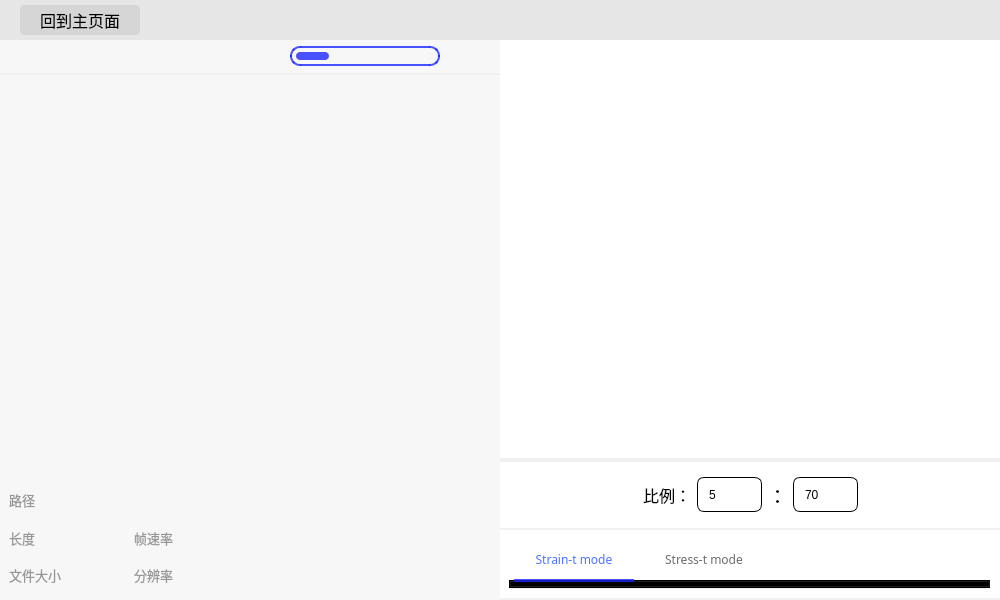
<?xml version="1.0" encoding="UTF-8"?>
<ui version="4.0">
 <class>video_process_page</class>
 <widget class="QMainWindow" name="video_process_page">
  <property name="geometry">
   <rect>
    <x>0</x>
    <y>0</y>
    <width>1000</width>
    <height>600</height>
   </rect>
  </property>
  <property name="sizePolicy">
   <sizepolicy hsizetype="Preferred" vsizetype="Preferred">
    <horstretch>0</horstretch>
    <verstretch>0</verstretch>
   </sizepolicy>
  </property>
  <property name="minimumSize">
   <size>
    <width>750</width>
    <height>500</height>
   </size>
  </property>
  <property name="windowTitle">
   <string>video_process_page</string>
  </property>
  <property name="styleSheet">
   <string notr="true"/>
  </property>
  <widget class="QWidget" name="central_widget">
   <property name="sizePolicy">
    <sizepolicy hsizetype="Expanding" vsizetype="Expanding">
     <horstretch>1</horstretch>
     <verstretch>1</verstretch>
    </sizepolicy>
   </property>
   <property name="minimumSize">
    <size>
     <width>0</width>
     <height>0</height>
    </size>
   </property>
   <property name="styleSheet">
    <string notr="true">#central_widget{
background-color: transparent;
}</string>
   </property>
   <layout class="QGridLayout" name="gridLayout">
    <property name="leftMargin">
     <number>0</number>
    </property>
    <property name="topMargin">
     <number>0</number>
    </property>
    <property name="rightMargin">
     <number>0</number>
    </property>
    <property name="bottomMargin">
     <number>0</number>
    </property>
    <property name="spacing">
     <number>0</number>
    </property>
    <item row="0" column="0">
     <widget class="QFrame" name="header">
      <property name="enabled">
       <bool>true</bool>
      </property>
      <property name="sizePolicy">
       <sizepolicy hsizetype="Preferred" vsizetype="Fixed">
        <horstretch>0</horstretch>
        <verstretch>0</verstretch>
       </sizepolicy>
      </property>
      <property name="minimumSize">
       <size>
        <width>0</width>
        <height>40</height>
       </size>
      </property>
      <property name="maximumSize">
       <size>
        <width>16777215</width>
        <height>40</height>
       </size>
      </property>
      <property name="styleSheet">
       <string notr="true">#header {
background-color:rgb(230, 230, 230);
}
</string>
      </property>
      <layout class="QHBoxLayout" name="horizontalLayout_2">
       <property name="spacing">
        <number>0</number>
       </property>
       <property name="sizeConstraint">
        <enum>QLayout::SizeConstraint::SetDefaultConstraint</enum>
       </property>
       <property name="leftMargin">
        <number>0</number>
       </property>
       <property name="topMargin">
        <number>0</number>
       </property>
       <property name="rightMargin">
        <number>0</number>
       </property>
       <property name="bottomMargin">
        <number>0</number>
       </property>
       <item>
        <spacer name="horizontalSpacer_2">
         <property name="orientation">
          <enum>Qt::Orientation::Horizontal</enum>
         </property>
         <property name="sizeType">
          <enum>QSizePolicy::Policy::Fixed</enum>
         </property>
         <property name="sizeHint" stdset="0">
          <size>
           <width>20</width>
           <height>20</height>
          </size>
         </property>
        </spacer>
       </item>
       <item>
        <widget class="QPushButton" name="return_botton">
         <property name="sizePolicy">
          <sizepolicy hsizetype="Fixed" vsizetype="Fixed">
           <horstretch>0</horstretch>
           <verstretch>0</verstretch>
          </sizepolicy>
         </property>
         <property name="minimumSize">
          <size>
           <width>120</width>
           <height>30</height>
          </size>
         </property>
         <property name="font">
          <font>
           <family>黑体</family>
           <pointsize>12</pointsize>
           <bold>false</bold>
          </font>
         </property>
         <property name="styleSheet">
          <string notr="true">#return_botton{
background-color:rgba(205, 205, 205,170);  
border-radius: 4px;
color:black;
}
 #return_botton:hover {
    background-color:rgba(215,215, 215,150) ;  /* 鼠标悬停时按钮的背景色 */
	border-radius: 4px;
    font-weight:2px;
}
#return_botton:selected{
    background-color: #45a049; /* 点击时背景颜色稍微变暗 */
    transform: scale(0.95); /* 按钮点击时稍微缩小，模拟按下的效果 */
}</string>
         </property>
         <property name="text">
          <string>回到主页面</string>
         </property>
         <property name="icon">
          <iconset>
           <normaloff>icon/home_blue.png</normaloff>icon/home_blue.png</iconset>
         </property>
         <property name="autoDefault">
          <bool>false</bool>
         </property>
        </widget>
       </item>
       <item>
        <spacer name="horizontalSpacer">
         <property name="orientation">
          <enum>Qt::Orientation::Horizontal</enum>
         </property>
         <property name="sizeHint" stdset="0">
          <size>
           <width>40</width>
           <height>20</height>
          </size>
         </property>
        </spacer>
       </item>
       <item>
        <widget class="QPushButton" name="min_botton">
         <property name="sizePolicy">
          <sizepolicy hsizetype="Fixed" vsizetype="Fixed">
           <horstretch>0</horstretch>
           <verstretch>0</verstretch>
          </sizepolicy>
         </property>
         <property name="minimumSize">
          <size>
           <width>33</width>
           <height>30</height>
          </size>
         </property>
         <property name="maximumSize">
          <size>
           <width>33</width>
           <height>30</height>
          </size>
         </property>
         <property name="styleSheet">
          <string notr="true">QPushButton{border:  none;}
QPushButton:hover {
background-color:rgba(175,175,175,150) ;  /* 鼠标悬停时按钮的背景色 */
border-radius:3px;
}</string>
         </property>
         <property name="text">
          <string/>
         </property>
         <property name="icon">
          <iconset theme="QIcon::ThemeIcon::ListRemove"/>
         </property>
         <property name="iconSize">
          <size>
           <width>50</width>
           <height>20</height>
          </size>
         </property>
        </widget>
       </item>
       <item>
        <widget class="QPushButton" name="max_botton">
         <property name="sizePolicy">
          <sizepolicy hsizetype="Fixed" vsizetype="Fixed">
           <horstretch>0</horstretch>
           <verstretch>0</verstretch>
          </sizepolicy>
         </property>
         <property name="minimumSize">
          <size>
           <width>33</width>
           <height>30</height>
          </size>
         </property>
         <property name="maximumSize">
          <size>
           <width>33</width>
           <height>30</height>
          </size>
         </property>
         <property name="mouseTracking">
          <bool>true</bool>
         </property>
         <property name="styleSheet">
          <string notr="true">QPushButton{border:  none;}
QPushButton:hover {
background-color:rgba(175,175,175,150) ;  /* 鼠标悬停时按钮的背景色 */
border-radius:3px;
}</string>
         </property>
         <property name="text">
          <string/>
         </property>
         <property name="icon">
          <iconset>
           <normaloff>icon/max.png</normaloff>icon/max.png</iconset>
         </property>
         <property name="iconSize">
          <size>
           <width>22</width>
           <height>22</height>
          </size>
         </property>
        </widget>
       </item>
       <item>
        <widget class="QPushButton" name="close_botton">
         <property name="sizePolicy">
          <sizepolicy hsizetype="Fixed" vsizetype="Fixed">
           <horstretch>0</horstretch>
           <verstretch>0</verstretch>
          </sizepolicy>
         </property>
         <property name="minimumSize">
          <size>
           <width>25</width>
           <height>25</height>
          </size>
         </property>
         <property name="maximumSize">
          <size>
           <width>25</width>
           <height>25</height>
          </size>
         </property>
         <property name="mouseTracking">
          <bool>true</bool>
         </property>
         <property name="styleSheet">
          <string notr="true">QPushButton{border:  none;}
QPushButton:hover {
background-color:rgba(255,0,0,200) ;  /* 鼠标悬停时按钮的背景色 */
border-radius:3px;
}</string>
         </property>
         <property name="text">
          <string/>
         </property>
         <property name="icon">
          <iconset theme="QIcon::ThemeIcon::EditClear"/>
         </property>
         <property name="iconSize">
          <size>
           <width>18</width>
           <height>18</height>
          </size>
         </property>
        </widget>
       </item>
       <item>
        <spacer name="horizontalSpacer_4">
         <property name="orientation">
          <enum>Qt::Orientation::Horizontal</enum>
         </property>
         <property name="sizeType">
          <enum>QSizePolicy::Policy::Fixed</enum>
         </property>
         <property name="sizeHint" stdset="0">
          <size>
           <width>5</width>
           <height>20</height>
          </size>
         </property>
        </spacer>
       </item>
      </layout>
     </widget>
    </item>
    <item row="1" column="0">
     <widget class="QFrame" name="main_page">
      <property name="styleSheet">
       <string notr="true"/>
      </property>
      <layout class="QHBoxLayout" name="horizontalLayout_4" stretch="0,0">
       <property name="spacing">
        <number>0</number>
       </property>
       <property name="leftMargin">
        <number>0</number>
       </property>
       <property name="topMargin">
        <number>0</number>
       </property>
       <property name="rightMargin">
        <number>0</number>
       </property>
       <property name="bottomMargin">
        <number>0</number>
       </property>
       <item>
        <widget class="QFrame" name="video_frame">
         <property name="sizePolicy">
          <sizepolicy hsizetype="Expanding" vsizetype="Preferred">
           <horstretch>1</horstretch>
           <verstretch>0</verstretch>
          </sizepolicy>
         </property>
         <property name="minimumSize">
          <size>
           <width>250</width>
           <height>0</height>
          </size>
         </property>
         <property name="styleSheet">
          <string notr="true">#video_frame{
background-color:rgb(247, 247, 247);
}</string>
         </property>
         <layout class="QVBoxLayout" name="verticalLayout_2">
          <property name="spacing">
           <number>0</number>
          </property>
          <property name="leftMargin">
           <number>0</number>
          </property>
          <property name="topMargin">
           <number>0</number>
          </property>
          <property name="rightMargin">
           <number>0</number>
          </property>
          <property name="bottomMargin">
           <number>0</number>
          </property>
          <item>
           <widget class="QFrame" name="bar_frame">
            <property name="sizePolicy">
             <sizepolicy hsizetype="Preferred" vsizetype="Fixed">
              <horstretch>0</horstretch>
              <verstretch>0</verstretch>
             </sizepolicy>
            </property>
            <property name="minimumSize">
             <size>
              <width>0</width>
              <height>35</height>
             </size>
            </property>
            <property name="styleSheet">
             <string notr="true">QFrame {
border: 2px solid rgb(240, 240, 240); 
border-top:transparent;
border-left:transparent;
border-right:transparent;
}</string>
            </property>
            <layout class="QHBoxLayout" name="horizontalLayout">
             <property name="spacing">
              <number>0</number>
             </property>
             <property name="leftMargin">
              <number>0</number>
             </property>
             <property name="topMargin">
              <number>0</number>
             </property>
             <property name="rightMargin">
              <number>0</number>
             </property>
             <property name="bottomMargin">
              <number>0</number>
             </property>
             <item>
              <spacer name="horizontalSpacer_3">
               <property name="orientation">
                <enum>Qt::Orientation::Horizontal</enum>
               </property>
               <property name="sizeHint" stdset="0">
                <size>
                 <width>40</width>
                 <height>20</height>
                </size>
               </property>
              </spacer>
             </item>
             <item>
              <widget class="QProgressBar" name="process_bar">
               <property name="sizePolicy">
                <sizepolicy hsizetype="Fixed" vsizetype="Fixed">
                 <horstretch>0</horstretch>
                 <verstretch>0</verstretch>
                </sizepolicy>
               </property>
               <property name="minimumSize">
                <size>
                 <width>150</width>
                 <height>0</height>
                </size>
               </property>
               <property name="maximumSize">
                <size>
                 <width>16777215</width>
                 <height>20</height>
                </size>
               </property>
               <property name="styleSheet">
                <string notr="true">QProgressBar {
    background-color:transparent; /* 背景颜色 */
    border: 2px  solid; /* 边框 */
	border-color: rgba(24, 36, 255,200);
    border-radius: 10px; /* 圆角 */
	padding:4px;
}

QProgressBar::chunk {
    background-color: rgba(24, 36, 255,200); /* 填充进度条的颜色 */
    border-radius: 8px; /* 填充部分的圆角 */
    border-radius: 4px; /* 圆角 */
}</string>
               </property>
               <property name="value">
                <number>24</number>
               </property>
               <property name="textVisible">
                <bool>false</bool>
               </property>
              </widget>
             </item>
             <item>
              <widget class="QPushButton" name="start_btn">
               <property name="sizePolicy">
                <sizepolicy hsizetype="Fixed" vsizetype="Fixed">
                 <horstretch>0</horstretch>
                 <verstretch>0</verstretch>
                </sizepolicy>
               </property>
               <property name="minimumSize">
                <size>
                 <width>30</width>
                 <height>30</height>
                </size>
               </property>
               <property name="maximumSize">
                <size>
                 <width>30</width>
                 <height>30</height>
                </size>
               </property>
               <property name="text">
                <string/>
               </property>
               <property name="icon">
                <iconset>
                 <normaloff>icon/start.png</normaloff>icon/start.png</iconset>
               </property>
               <property name="iconSize">
                <size>
                 <width>18</width>
                 <height>18</height>
                </size>
               </property>
               <property name="flat">
                <bool>true</bool>
               </property>
              </widget>
             </item>
             <item>
              <widget class="QPushButton" name="restart_btn">
               <property name="sizePolicy">
                <sizepolicy hsizetype="Fixed" vsizetype="Fixed">
                 <horstretch>0</horstretch>
                 <verstretch>0</verstretch>
                </sizepolicy>
               </property>
               <property name="minimumSize">
                <size>
                 <width>30</width>
                 <height>30</height>
                </size>
               </property>
               <property name="maximumSize">
                <size>
                 <width>30</width>
                 <height>30</height>
                </size>
               </property>
               <property name="text">
                <string/>
               </property>
               <property name="icon">
                <iconset>
                 <normaloff>icon/restart.png</normaloff>icon/restart.png</iconset>
               </property>
               <property name="iconSize">
                <size>
                 <width>20</width>
                 <height>20</height>
                </size>
               </property>
               <property name="flat">
                <bool>true</bool>
               </property>
              </widget>
             </item>
            </layout>
           </widget>
          </item>
          <item>
           <spacer name="verticalSpacer_2">
            <property name="orientation">
             <enum>Qt::Orientation::Vertical</enum>
            </property>
            <property name="sizeType">
             <enum>QSizePolicy::Policy::Fixed</enum>
            </property>
            <property name="sizeHint" stdset="0">
             <size>
              <width>10</width>
              <height>50</height>
             </size>
            </property>
           </spacer>
          </item>
          <item>
           <widget class="QWidget" name="video_widget" native="true">
            <property name="sizePolicy">
             <sizepolicy hsizetype="Fixed" vsizetype="Fixed">
              <horstretch>2</horstretch>
              <verstretch>2</verstretch>
             </sizepolicy>
            </property>
            <property name="minimumSize">
             <size>
              <width>500</width>
              <height>350</height>
             </size>
            </property>
           </widget>
          </item>
          <item>
           <widget class="QFrame" name="video_info_frame">
            <property name="sizePolicy">
             <sizepolicy hsizetype="Preferred" vsizetype="Expanding">
              <horstretch>0</horstretch>
              <verstretch>1</verstretch>
             </sizepolicy>
            </property>
            <property name="minimumSize">
             <size>
              <width>0</width>
              <height>50</height>
             </size>
            </property>
            <property name="font">
             <font>
              <family>MS Gothic</family>
             </font>
            </property>
            <property name="styleSheet">
             <string notr="true">QFrame{
Background-color:transparent;
border: none;
}
QLabel{
color:rgb(150, 150, 150);}</string>
            </property>
            <property name="frameShape">
             <enum>QFrame::Shape::StyledPanel</enum>
            </property>
            <property name="frameShadow">
             <enum>QFrame::Shadow::Raised</enum>
            </property>
            <layout class="QGridLayout" name="gridLayout_2">
             <item row="2" column="0">
              <widget class="QLabel" name="label_video_dile_size">
               <property name="font">
                <font>
                 <family>黑体</family>
                 <pointsize>10</pointsize>
                </font>
               </property>
               <property name="text">
                <string>文件大小</string>
               </property>
              </widget>
             </item>
             <item row="2" column="1">
              <widget class="QLabel" name="label_video_size">
               <property name="font">
                <font>
                 <family>黑体</family>
                 <pointsize>10</pointsize>
                </font>
               </property>
               <property name="text">
                <string>分辨率</string>
               </property>
              </widget>
             </item>
             <item row="1" column="0">
              <widget class="QLabel" name="label_video_length">
               <property name="sizePolicy">
                <sizepolicy hsizetype="Expanding" vsizetype="Preferred">
                 <horstretch>1</horstretch>
                 <verstretch>0</verstretch>
                </sizepolicy>
               </property>
               <property name="font">
                <font>
                 <family>黑体</family>
                 <pointsize>10</pointsize>
                </font>
               </property>
               <property name="text">
                <string>长度</string>
               </property>
              </widget>
             </item>
             <item row="1" column="1">
              <widget class="QLabel" name="label_video_frame_rate">
               <property name="sizePolicy">
                <sizepolicy hsizetype="Expanding" vsizetype="Preferred">
                 <horstretch>3</horstretch>
                 <verstretch>0</verstretch>
                </sizepolicy>
               </property>
               <property name="minimumSize">
                <size>
                 <width>0</width>
                 <height>0</height>
                </size>
               </property>
               <property name="font">
                <font>
                 <family>黑体</family>
                 <pointsize>10</pointsize>
                </font>
               </property>
               <property name="text">
                <string>帧速率</string>
               </property>
              </widget>
             </item>
             <item row="0" column="0" colspan="2">
              <widget class="QLabel" name="label_video_path">
               <property name="sizePolicy">
                <sizepolicy hsizetype="Expanding" vsizetype="Preferred">
                 <horstretch>1</horstretch>
                 <verstretch>0</verstretch>
                </sizepolicy>
               </property>
               <property name="font">
                <font>
                 <family>黑体</family>
                 <pointsize>10</pointsize>
                </font>
               </property>
               <property name="text">
                <string>路径</string>
               </property>
              </widget>
             </item>
            </layout>
           </widget>
          </item>
         </layout>
        </widget>
       </item>
       <item>
        <widget class="QFrame" name="mode_chose_frame">
         <property name="sizePolicy">
          <sizepolicy hsizetype="Expanding" vsizetype="Preferred">
           <horstretch>1</horstretch>
           <verstretch>0</verstretch>
          </sizepolicy>
         </property>
         <property name="styleSheet">
          <string notr="true"/>
         </property>
         <layout class="QVBoxLayout" name="verticalLayout">
          <property name="spacing">
           <number>0</number>
          </property>
          <property name="leftMargin">
           <number>0</number>
          </property>
          <property name="topMargin">
           <number>0</number>
          </property>
          <property name="rightMargin">
           <number>0</number>
          </property>
          <property name="bottomMargin">
           <number>0</number>
          </property>
          <item>
           <widget class="QFrame" name="graph_frame">
            <property name="sizePolicy">
             <sizepolicy hsizetype="Preferred" vsizetype="Expanding">
              <horstretch>0</horstretch>
              <verstretch>6</verstretch>
             </sizepolicy>
            </property>
            <property name="styleSheet">
             <string notr="true">#graph_frame{
background-color:rgb(255, 255, 255);
border: 2px solid rgb(240, 240, 240); 
border-top:transparent;
border-left:transparent;
border-right:transparent;
}</string>
            </property>
           </widget>
          </item>
          <item>
           <widget class="QFrame" name="input_frame">
            <property name="sizePolicy">
             <sizepolicy hsizetype="Preferred" vsizetype="Expanding">
              <horstretch>0</horstretch>
              <verstretch>1</verstretch>
             </sizepolicy>
            </property>
            <property name="styleSheet">
             <string notr="true">#input_frame{
background-color:rgb(255, 255, 255);
border: 2px solid rgb(240, 240, 240); 
border-left:transparent;
border-right:transparent;
}</string>
            </property>
            <layout class="QHBoxLayout" name="horizontalLayout_3">
             <item>
              <spacer name="horizontalSpacer_5">
               <property name="orientation">
                <enum>Qt::Orientation::Horizontal</enum>
               </property>
               <property name="sizeHint" stdset="0">
                <size>
                 <width>40</width>
                 <height>20</height>
                </size>
               </property>
              </spacer>
             </item>
             <item>
              <widget class="QLabel" name="label">
               <property name="font">
                <font>
                 <family>黑体</family>
                 <pointsize>12</pointsize>
                </font>
               </property>
               <property name="text">
                <string>比例：</string>
               </property>
              </widget>
             </item>
             <item>
              <widget class="QFrame" name="leftframe">
               <property name="sizePolicy">
                <sizepolicy hsizetype="Preferred" vsizetype="Fixed">
                 <horstretch>0</horstretch>
                 <verstretch>0</verstretch>
                </sizepolicy>
               </property>
               <property name="minimumSize">
                <size>
                 <width>0</width>
                 <height>35</height>
                </size>
               </property>
               <property name="maximumSize">
                <size>
                 <width>16777215</width>
                 <height>35</height>
                </size>
               </property>
               <property name="styleSheet">
                <string notr="true">#leftframe{
border: 1px solid black;
border-radius: 7px;
}</string>
               </property>
               <property name="frameShape">
                <enum>QFrame::Shape::StyledPanel</enum>
               </property>
               <property name="frameShadow">
                <enum>QFrame::Shadow::Raised</enum>
               </property>
               <layout class="QGridLayout" name="gridLayout_3">
                <item row="0" column="1">
                 <widget class="QDoubleSpinBox" name="input1">
                  <property name="minimumSize">
                   <size>
                    <width>0</width>
                    <height>15</height>
                   </size>
                  </property>
                  <property name="styleSheet">
                   <string notr="true"> #input1{
	border-radius: 4px;
}</string>
                  </property>
                  <property name="buttonSymbols">
                   <enum>QAbstractSpinBox::ButtonSymbols::NoButtons</enum>
                  </property>
                  <property name="decimals">
                   <number>0</number>
                  </property>
                  <property name="maximum">
                   <double>999999999.000000000000000</double>
                  </property>
                  <property name="singleStep">
                   <double>10.000000000000000</double>
                  </property>
                  <property name="stepType">
                   <enum>QAbstractSpinBox::StepType::AdaptiveDecimalStepType</enum>
                  </property>
                  <property name="value">
                   <double>5.000000000000000</double>
                  </property>
                 </widget>
                </item>
               </layout>
              </widget>
             </item>
             <item>
              <widget class="QLabel" name="label_2">
               <property name="font">
                <font>
                 <pointsize>14</pointsize>
                </font>
               </property>
               <property name="layoutDirection">
                <enum>Qt::LayoutDirection::LeftToRight</enum>
               </property>
               <property name="text">
                <string>：</string>
               </property>
              </widget>
             </item>
             <item>
              <widget class="QFrame" name="rightframe">
               <property name="sizePolicy">
                <sizepolicy hsizetype="Preferred" vsizetype="Fixed">
                 <horstretch>0</horstretch>
                 <verstretch>0</verstretch>
                </sizepolicy>
               </property>
               <property name="minimumSize">
                <size>
                 <width>0</width>
                 <height>35</height>
                </size>
               </property>
               <property name="maximumSize">
                <size>
                 <width>16777215</width>
                 <height>35</height>
                </size>
               </property>
               <property name="styleSheet">
                <string notr="true">#rightframe{
border: 1px solid black;
border-radius: 7px;
}</string>
               </property>
               <property name="frameShape">
                <enum>QFrame::Shape::StyledPanel</enum>
               </property>
               <property name="frameShadow">
                <enum>QFrame::Shadow::Raised</enum>
               </property>
               <layout class="QGridLayout" name="gridLayout_4">
                <item row="0" column="1">
                 <widget class="QDoubleSpinBox" name="input2">
                  <property name="minimumSize">
                   <size>
                    <width>0</width>
                    <height>15</height>
                   </size>
                  </property>
                  <property name="styleSheet">
                   <string notr="true"> #input2{
	border-radius: 4px;
}</string>
                  </property>
                  <property name="buttonSymbols">
                   <enum>QAbstractSpinBox::ButtonSymbols::NoButtons</enum>
                  </property>
                  <property name="decimals">
                   <number>0</number>
                  </property>
                  <property name="maximum">
                   <double>999999999.000000000000000</double>
                  </property>
                  <property name="singleStep">
                   <double>10.000000000000000</double>
                  </property>
                  <property name="stepType">
                   <enum>QAbstractSpinBox::StepType::AdaptiveDecimalStepType</enum>
                  </property>
                  <property name="value">
                   <double>70.000000000000000</double>
                  </property>
                 </widget>
                </item>
               </layout>
              </widget>
             </item>
             <item>
              <spacer name="horizontalSpacer_6">
               <property name="orientation">
                <enum>Qt::Orientation::Horizontal</enum>
               </property>
               <property name="sizeHint" stdset="0">
                <size>
                 <width>40</width>
                 <height>20</height>
                </size>
               </property>
              </spacer>
             </item>
            </layout>
           </widget>
          </item>
          <item>
           <widget class="QFrame" name="choseframe">
            <property name="sizePolicy">
             <sizepolicy hsizetype="Preferred" vsizetype="Expanding">
              <horstretch>0</horstretch>
              <verstretch>1</verstretch>
             </sizepolicy>
            </property>
            <property name="styleSheet">
             <string notr="true">#choseframe{
background-color:rgb(255, 255, 255);
border: 2px solid rgb(240, 240, 240); 
border-top:transparent;
border-left:transparent;
border-right:transparent;
}</string>
            </property>
            <property name="frameShape">
             <enum>QFrame::Shape::StyledPanel</enum>
            </property>
            <property name="frameShadow">
             <enum>QFrame::Shadow::Raised</enum>
            </property>
            <layout class="QGridLayout" name="gridLayout_5">
             <item row="0" column="0">
              <widget class="QTabWidget" name="mode_widget">
               <property name="sizePolicy">
                <sizepolicy hsizetype="Expanding" vsizetype="Expanding">
                 <horstretch>0</horstretch>
                 <verstretch>1</verstretch>
                </sizepolicy>
               </property>
               <property name="font">
                <font>
                 <family>黑体</family>
                 <bold>false</bold>
                </font>
               </property>
               <property name="styleSheet">
                <string notr="true">QTabBar::tab {
color: rgb(108, 108, 108);
font: 14pt &quot;Franklin Gothic&quot;;
height:40;
width:120;
margin-left: 5px;
margin-right: 5px;
background: transparent;
}

QTabBar::tab:selected {
    height:40;
    color:rgba(57, 100, 255,230);
    border-bottom:1px solid;
    border-width:3px;
    border-color:rgba(24, 36, 255,200);
}
QWidget{
	background: transparent;
}
</string>
               </property>
               <property name="currentIndex">
                <number>0</number>
               </property>
               <widget class="QWidget" name="tab_fx">
                <attribute name="title">
                 <string>Strain-t mode</string>
                </attribute>
               </widget>
               <widget class="QWidget" name="tab_ft">
                <attribute name="title">
                 <string>Stress-t mode</string>
                </attribute>
               </widget>
              </widget>
             </item>
            </layout>
           </widget>
          </item>
         </layout>
        </widget>
       </item>
      </layout>
     </widget>
    </item>
   </layout>
  </widget>
 </widget>
 <resources/>
 <connections/>
</ui>
